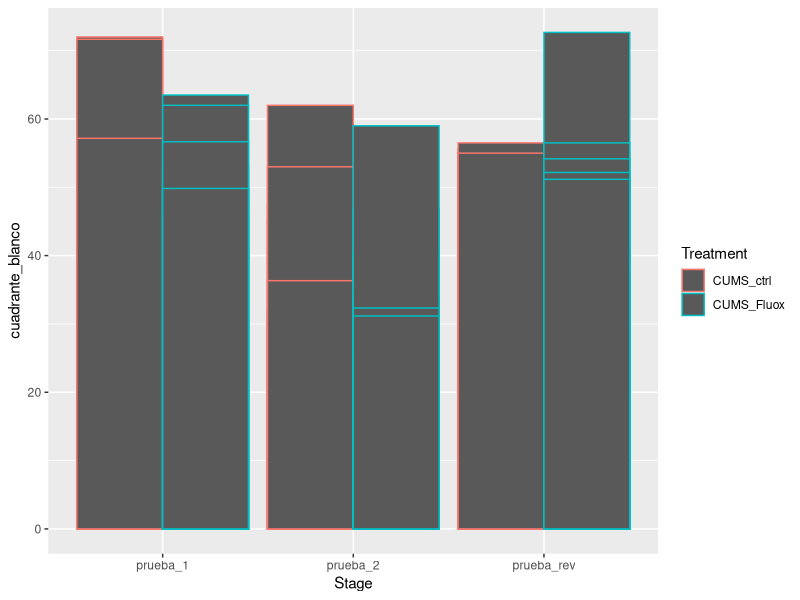

Source code (R): (Note: this script raises an error after producing the figure.)
# Install and load dplyr
install.packages("dplyr")
library(dplyr)
library(tidyverse)

# Assuming your dataframe is called 'df'
df <- read.csv("datos_wm.csv")

# Apply formulas based on conditions and create new columns

colnames(df)

########
########
df_prueba <- df %>%
  group_by(Treatment, Stage) %>%
  filter(str_detect(Stage, "prueba")) %>% 
  select(Treatment, # selecciona columnas con variables de interes
         Stage, 
         Duration, 
         Distance,
         SE.cuadrante...time,
         SWcuadrante...time,
         NW.Cuadrante...time,
         NE.cuadrante...time,
         Annulus.NE...entries,
         Annulus.NE...mean.distance.from,
         Annulus.SW...entries,
         Annulus.SW...mean.distance.from) %>%
  rename(
    NE_cuadrante_time = `NE.cuadrante...time`,
    SE_cuadrante_time = `SE.cuadrante...time`,
    SW_cuadrante_time = `SWcuadrante...time`,
    NW_cuadrante_time = `NW.Cuadrante...time`
  ) %>%
  mutate(
    cuadrante_blanco = case_when(
      Stage == "prueba_1" ~ (NE_cuadrante_time * 100) / 60,
      Stage == "prueba_2" ~ (NE_cuadrante_time * 100) / 60,
      Stage == "prueba_rev" ~ (SW_cuadrante_time * 100) / 60
    ),
    cuadrantes_opuestos = case_when(
      Stage == "prueba_1" ~ (((SE_cuadrante_time + SW_cuadrante_time + NW_cuadrante_time) / 3) * 100) / 60,
      Stage == "prueba_2" ~ (((SE_cuadrante_time + SW_cuadrante_time + NW_cuadrante_time) / 3) * 100) / 60,
      Stage == "prueba_rev" ~ (((SE_cuadrante_time + NE_cuadrante_time + NW_cuadrante_time) / 3) * 100) / 60
    )
  ) %>% 
  mutate(
    cruces_blanco = case_when(
      Stage == "prueba_1" ~ (Annulus.NE...entries),
      Stage == "prueba_2" ~ (Annulus.NE...entries),
      Stage == "prueba_rev" ~ (Annulus.SW...entries)
    )
  ) %>%
  mutate(
    distancia_promedio_blanco = case_when(
      Stage == "prueba_1" ~ (Annulus.NE...mean.distance.from),
      Stage == "prueba_2" ~ (Annulus.NE...mean.distance.from),
      Stage == "prueba_rev" ~ (Annulus.SW...mean.distance.from)
    ),
    distancia_promedio_antiguo = case_when(
      Stage == "prueba_rev" ~ (Annulus.NE...mean.distance.from)
    )
  ) 

colnames(df_prueba)


ggplot(
  df_prueba,
  aes(
    x = Stage, 
    y = cuadrante_blanco,
    colour = Treatment
  )
) +
  geom_bar(stat = 'identity', position = 'dodge')

ggplot(
  data = pruebas_long, aes(
    x = Variable,
    y = Value,
    fill = Treatment
  )
) +
  geom_bar(stat = 'identity', position = 'dodge') +
  facet_grid(~ Stage)

#######

pruebas <- df %>%
  group_by(Treatment, Stage) %>%
  filter(str_detect(Stage, "prueba")) %>% 
  select(Treatment, # selecciona columnas con variables de interes
         Stage, 
         Duration, 
         Distance,
         SE.cuadrante...time,
         SWcuadrante...time,
         NW.Cuadrante...time,
         NE.cuadrante...time,
         Annulus.NE...entries,
         Annulus.NE...mean.distance.from,
         Annulus.SW...entries,
         Annulus.SW...mean.distance.from) %>%
  rename(
    NE_cuadrante_time = `NE.cuadrante...time`,
    SE_cuadrante_time = `SE.cuadrante...time`,
    SW_cuadrante_time = `SWcuadrante...time`,
    NW_cuadrante_time = `NW.Cuadrante...time`
  ) %>%
  mutate(
    cuadrante_blanco = case_when(
      Stage == "prueba_1" ~ (NE_cuadrante_time * 100) / 60,
      Stage == "prueba_2" ~ (NE_cuadrante_time * 100) / 60,
      Stage == "prueba_rev" ~ (SW_cuadrante_time * 100) / 60
    )
  ) %>% 
  mutate(
    cruces_blanco = case_when(
      Stage == "prueba_1" ~ (Annulus.NE...entries),
      Stage == "prueba_2" ~ (Annulus.NE...entries),
      Stage == "prueba_rev" ~ (Annulus.SW...entries)
    )
  ) %>%
  mutate(
    distancia_promedio_blanco = case_when(
      Stage == "prueba_1" ~ (Annulus.NE...mean.distance.from),
      Stage == "prueba_2" ~ (Annulus.NE...mean.distance.from),
      Stage == "prueba_rev" ~ (Annulus.SW...mean.distance.from)
    ),
    distancia_promedio_antiguo = case_when(
      Stage == "prueba_rev" ~ (Annulus.NE...mean.distance.from)
    )
  ) %>%
  group_by(Treatment, Stage) %>%
  summarise(
    # cuadrante_blanco
    N_cuadrante_blanco  = sum(!is.na(cuadrante_blanco)),
    media_cuadrante_blanco = mean(cuadrante_blanco, na.rm=TRUE),
    sd_cuadrante_blanco = sd(cuadrante_blanco, na.rm=TRUE),
    se_cuadrante_blanco = sd_cuadrante_blanco / sqrt(N_cuadrante_blanco),
    # cuadrante_opuestos
    # N_cuadrantes_opuestos  = sum(!is.na(cuadrantes_opuestos)),
    # media_cuadrantes_opuestos = mean(cuadrantes_opuestos, na.rm=TRUE),
    # sd_cuadrantes_opuestos = sd(cuadrantes_opuestos, na.rm=TRUE),
    # se_cuadrantes_opuestos = sd_cuadrantes_opuestos / sqrt(N_cuadrantes_opuestos),
    # annulus_cruces_blanco
    N_annulus_cruces_blanco  = sum(!is.na(cruces_blanco)),
    media_annulus_cruces_blanco = mean(cruces_blanco, na.rm=TRUE),
    sd_annulus_cruces_blanco = sd(cruces_blanco, na.rm=TRUE),
    se_annulus_cruces_blanco = sd_annulus_cruces_blanco / sqrt(N_annulus_cruces_blanco),
    # annulus_dist_promedio_blanco
    N_annulus_dist_promedio_blanco  = sum(!is.na(distancia_promedio_blanco)),
    media_annulus_dist_promedio_blanco = mean(distancia_promedio_blanco, na.rm=TRUE),
    sd_annulus_dist_promedio_blanco = sd(distancia_promedio_blanco, na.rm=TRUE),
    se_annulus_dist_promedio_blanco = sd_annulus_dist_promedio_blanco / sqrt(N_annulus_dist_promedio_blanco),
    # annulus dist promedio antiguo
    N_annulus_dist_promedio_antiguo  = sum(!is.na(distancia_promedio_antiguo)),
    media_annulus_dist_promedio_antiguo = mean(distancia_promedio_antiguo, na.rm=TRUE),
    sd_annulus_dist_promedio_antiguo = sd(distancia_promedio_antiguo, na.rm=TRUE),
    se_annulus_dist_promedio_antiguo = sd_annulus_dist_promedio_antiguo / sqrt(N_annulus_dist_promedio_antiguo)
  ) 



cuadrante_blanco <- ggplot(data = pruebas, aes(
  x = Stage, 
  y = media_cuadrante_blanco, 
  colour = Treatment)) +
  geom_point(aes(colour = Treatment), alpha = 1, size = 4) +
  geom_line(aes(group = Treatment)) +
  scale_color_manual(values = c("#ff1493", "#4c00ff", "#044400")) +
  geom_errorbar(aes(ymin = media_cuadrante_blanco - se_cuadrante_blanco, ymax = media_cuadrante_blanco + se_cuadrante_blanco), width = .1, size = 1) +
  labs(
    title = "porcentaje en cuadrante blanco en 3 pruebas",
    subtitle = "Fluoxetina Grupo 1",
    caption = "n = 7  [CUMS_ctrl] y n = 8 [CUMS_fluox] \n \n Se muestra con SEM",
    x = "número de prueba",
    y = "porcentaje (%)"
  ) +
  theme(
    plot.margin = unit(c(2,2,2,2), "cm"),
    panel.background = element_blank(),
    axis.line = element_line(color = "#1209c8"),
    axis.title = element_text(size=15, color="black", 
                              face="bold"),
    axis.text = element_text(size = 13, color = "black"),
    axis.text.y = element_text(size=17), 
    axis.ticks.x = element_blank(),
    axis.text.x = element_text(margin = margin(t=10)),
    axis.title.y=element_text(margin = margin(r=10)),
    legend.position = c(1,1),
    legend.text = element_text(size=10),
    legend.background = element_rect(color="black")) +
  scale_x_discrete(labels=c('1', '2', 'reversa'))

cuadrante_blanco
############

ggplot(
  pruebas, aes(
    x = Stage,
    y = media_cuadrante_blanco,
    fill = Treatment
  )
) +
  geom_bar(stat = 'identity', position = position_dodge()) +
  geom_errorbar(aes(ymin = media_cuadrante_blanco - se_cuadrante_blanco, 
                    ymax = media_cuadrante_blanco + se_cuadrante_blanco), 
                size = .1, position = position_dodge(width = 0.7))

ggplot(
  pruebas, aes(
    x = Stage,
    y = media_cuadrante_blanco,
    fill = Treatment
  )
) +
  geom_col(position = position_dodge()) +
  geom_errorbar(aes(ymin = media_cuadrante_blanco - se_cuadrante_blanco, 
                    ymax = media_cuadrante_blanco + se_cuadrante_blanco), 
                size = .1, width = .3, position = position_dodge(width = 0.9))

##########
ggplot(data = pruebas, aes(
  x = Stage, 
  y = media_cuadrante_blanco, 
  colour = Treatment)) +
  geom_point(aes(colour = Treatment), alpha = 1, size = 4) +
  geom_line(aes(group = Treatment)) +
  geom_errorbar(aes(ymin = media_cuadrante_blanco - se_cuadrante_blanco, 
                    ymax = media_cuadrante_blanco + se_cuadrante_blanco), 
                width = .1, size = 1) +
  geom_point(aes(
    y = media_cuadrantes_opuestos,
    shape = 
  )) +
  facet_grid(~ Treatment)

cuadrante_blanco

######

library(ggplot2)
library(tidyverse)

pruebas_long <- pruebas %>%
  gather(key = "Variable", value = "Value", media_cuadrante_blanco, media_cuadrantes_opuestos) %>%
  gather(key = "Error", value = "ErrorValue", se_cuadrante_blanco, se_cuadrantes_opuestos)


combined_plot <- ggplot(data = pruebas_long, aes(
  x = Stage, 
  y = Value, 
  colour = Treatment, 
  linetype = Variable)) +
  geom_point(aes(shape = Variable), alpha = 1, size = 4) +
  geom_line(aes(group = interaction(Treatment, Variable))) +
  geom_errorbar(aes(ymin = Value - ErrorValue, 
                    ymax = Value + ErrorValue),
                width = .1, size = 1) +
  scale_shape_manual(values = c(16, 17)) +
  labs(title = "Combined Plot",
       x = "Stage",
       y = "Value") +
  theme_minimal()

combined_plot

######################

ggplot(
  data = pruebas_long, aes(
    x = Stage,
    y = Value, 
    fill = Variable
  )
) +
  geom_bar(stat = 'identity', position = 'dodge') +
  facet_grid(~ Treatment)


####
ggplot(
  data = pruebas_long, aes(
    x = Variable,
    y = Value,
    fill = Treatment
  )
) +
  geom_bar(stat = 'identity', position = 'dodge') +
  facet_grid(~ Stage)

####


